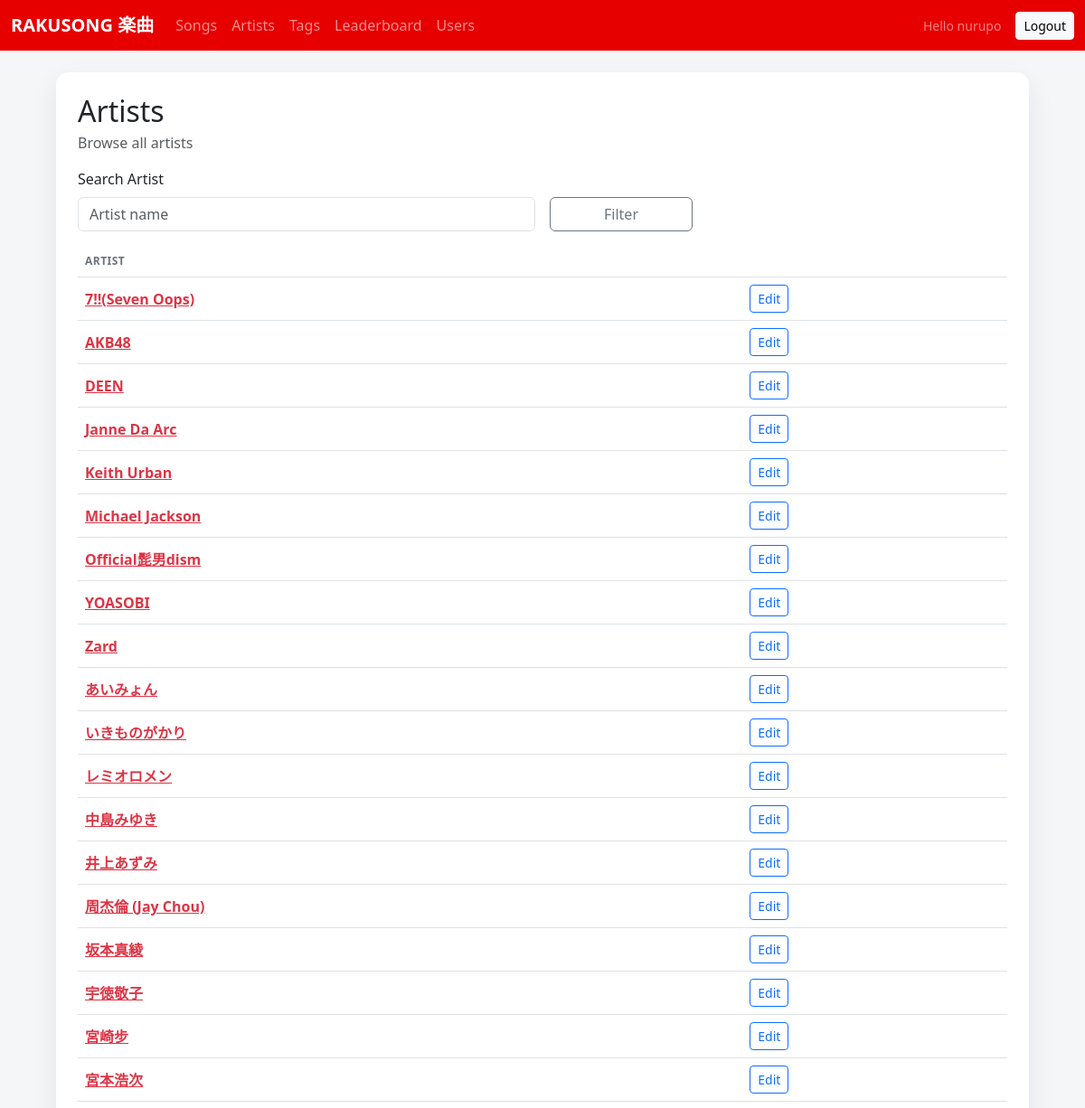
/ui/artists/ (signed in, upper part), run on an earlier commit of the app's database.
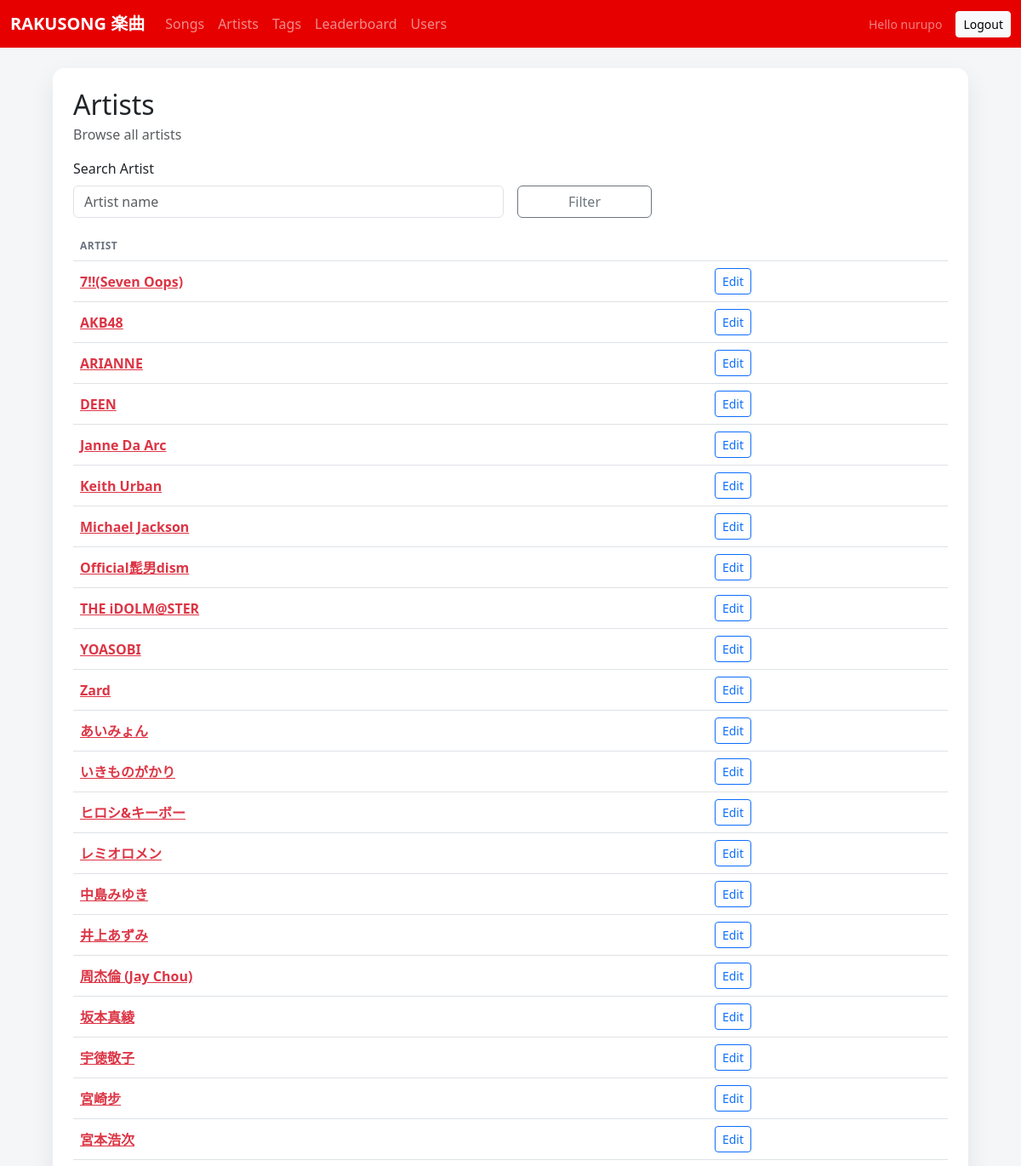
And on a later commit of the database.
### songs/models.py (models this page shows, shortened)
class ArtistIndex(models.Model):
    name = models.CharField(max_length=255, unique=True)
    next_song_no = models.PositiveIntegerField(default=1)

### songs/views_ui.py (the view)
@login_required
def artist_list(request):
    q = (request.GET.get('q') or '').strip()
    artists_qs = ArtistIndex.objects.all()
    if q:
        artists_qs = artists_qs.filter(name__icontains=q)
    artists_qs = artists_qs.order_by('name')
    return render(
        request,
        'songs/artist_list.html',
        {
            'artists': artists_qs,
            'q': q,
        },
    )

### templates/songs/artist_list.html (shortened to what this page needs)
{% extends "base.html" %}
{% block content %}
  <div class="card p-4">
    <div class="d-flex flex-wrap gap-3 justify-content-between align-items-center mb-3">
      <div>
        <h2 class="mb-1">Artists</h2>
        <div class="text-muted">Browse all artists</div>
      </div>
    </div>
    <form method="get" class="row g-3 align-items-end mb-3">
      <div class="col-md-6">
        <label class="form-label">Search Artist</label>
        <input type="text" name="q" value="{{ q }}" placeholder="Artist name" class="form-control" />
      </div>
      <div class="col-md-2 d-grid">
        <button class="btn btn-outline-secondary" type="submit">Filter</button>
      </div>
    </form>
    <div class="table-responsive">
      <table class="table align-middle">
      <thead>
        <tr>
          <th>Artist</th>
          <th></th>
        </tr>
      </thead>
      <tbody>
        {% for artist in artists %}
          <tr>
            <td>
              <a class="link-danger fw-semibold" href="{% url 'ui_artist_detail' artist.id %}">{{ artist.name }}</a>
            </td>
            <td>
              <a class="btn btn-sm btn-outline-primary" href="{% url 'ui_artist_edit' artist.id %}">Edit</a>
            </td>
          </tr>
        {% empty %}
          <tr>
            <td colspan="2" class="text-muted">No artists found.</td>
          </tr>
        {% endfor %}
      </tbody>
      </table>
    </div>
  </div>
{% endblock %}

What changed in the data, as far as the page shows it:
added ArtistIndex: name "ARIANNE"
added ArtistIndex: name "THE iDOLM@STER"
added ArtistIndex: name "ヒロシ&キーボー"
